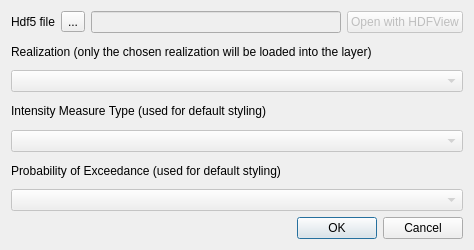
<?xml version="1.0" encoding="UTF-8"?>
<ui version="4.0">
 <class>LoadHdf5AsLayerDialog</class>
 <widget class="QDialog" name="LoadHdf5AsLayerDialog">
  <property name="geometry">
   <rect>
    <x>0</x>
    <y>0</y>
    <width>474</width>
    <height>250</height>
   </rect>
  </property>
  <property name="windowTitle">
   <string>Load hdf5 as layer</string>
  </property>
  <layout class="QVBoxLayout" name="verticalLayout_2">
   <item>
    <layout class="QVBoxLayout" name="verticalLayout">
     <item>
      <layout class="QHBoxLayout" name="horizontalLayout">
       <item>
        <widget class="QLabel" name="hdf5_lbl">
         <property name="text">
          <string>Hdf5 file</string>
         </property>
        </widget>
       </item>
       <item>
        <widget class="QToolButton" name="file_browser_tbn">
         <property name="text">
          <string>...</string>
         </property>
        </widget>
       </item>
       <item>
        <widget class="QLineEdit" name="hdf5_path_le">
         <property name="enabled">
          <bool>false</bool>
         </property>
        </widget>
       </item>
       <item>
        <widget class="QPushButton" name="open_hdfview_btn">
         <property name="enabled">
          <bool>false</bool>
         </property>
         <property name="text">
          <string>Open with HDFView</string>
         </property>
        </widget>
       </item>
      </layout>
     </item>
     <item>
      <widget class="QLabel" name="rlz_lbl">
       <property name="text">
        <string>Realization (only the chosen realization will be loaded into the layer)</string>
       </property>
      </widget>
     </item>
     <item>
      <widget class="QComboBox" name="rlz_cbx">
       <property name="enabled">
        <bool>false</bool>
       </property>
      </widget>
     </item>
     <item>
      <widget class="QLabel" name="imt_lbl">
       <property name="text">
        <string>Intensity Measure Type (used for default styling)</string>
       </property>
      </widget>
     </item>
     <item>
      <widget class="QComboBox" name="imt_cbx">
       <property name="enabled">
        <bool>false</bool>
       </property>
      </widget>
     </item>
     <item>
      <widget class="QLabel" name="poe_lbl">
       <property name="text">
        <string>Probability of Exceedance (used for default styling)</string>
       </property>
      </widget>
     </item>
     <item>
      <widget class="QComboBox" name="poe_cbx">
       <property name="enabled">
        <bool>false</bool>
       </property>
      </widget>
     </item>
    </layout>
   </item>
   <item>
    <widget class="QDialogButtonBox" name="buttonBox">
     <property name="orientation">
      <enum>Qt::Horizontal</enum>
     </property>
     <property name="standardButtons">
      <set>QDialogButtonBox::Cancel|QDialogButtonBox::Ok</set>
     </property>
    </widget>
   </item>
  </layout>
 </widget>
 <resources/>
 <connections>
  <connection>
   <sender>buttonBox</sender>
   <signal>accepted()</signal>
   <receiver>LoadHdf5AsLayerDialog</receiver>
   <slot>accept()</slot>
   <hints>
    <hint type="sourcelabel">
     <x>248</x>
     <y>254</y>
    </hint>
    <hint type="destinationlabel">
     <x>157</x>
     <y>274</y>
    </hint>
   </hints>
  </connection>
  <connection>
   <sender>buttonBox</sender>
   <signal>rejected()</signal>
   <receiver>LoadHdf5AsLayerDialog</receiver>
   <slot>reject()</slot>
   <hints>
    <hint type="sourcelabel">
     <x>316</x>
     <y>260</y>
    </hint>
    <hint type="destinationlabel">
     <x>286</x>
     <y>274</y>
    </hint>
   </hints>
  </connection>
 </connections>
</ui>
